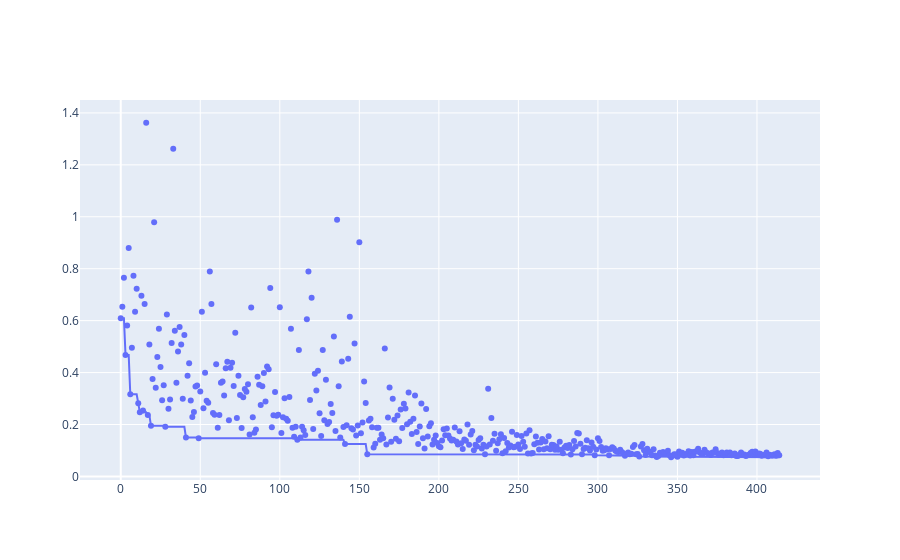

Notebook code for this chart:
### Code cell
figure_scatter = px.scatter(df_progress, x = "evaluation", y = "objective")
figure_line = px.line(df_progress, x = "evaluation", y = "best_objective")
go.Figure(data = figure_scatter.data + figure_line.data)

### Figure 1 — Plotly figure (JSON) as saved in the notebook; plotly's stock layout.template omitted (floating-point values rounded to 4 significant figures; data arrays with more than 128 entries replaced by an {"elided": "..."} marker saying what was removed)
{"data": [{"hovertemplate": "evaluation=%{x}<br>objective=%{y}<extra></extra>", "legendgroup": "", "marker": {"color": "#636efa", "symbol": "circle"}, "mode": "markers", "name": "", "orientation": "v", "showlegend": false, "type": "scatter", "x": {"elided": "415 int values"}, "xaxis": "x", "y": {"elided": "415 float values"}, "yaxis": "y"}, {"hovertemplate": "evaluation=%{x}<br>best_objective=%{y}<extra></extra>", "legendgroup": "", "line": {"color": "#636efa", "dash": "solid"}, "marker": {"symbol": "circle"}, "mode": "lines", "name": "", "orientation": "v", "showlegend": false, "type": "scatter", "x": {"elided": "415 int values"}, "xaxis": "x", "y": {"elided": "415 float values"}, "yaxis": "y"}], "layout": {}}
